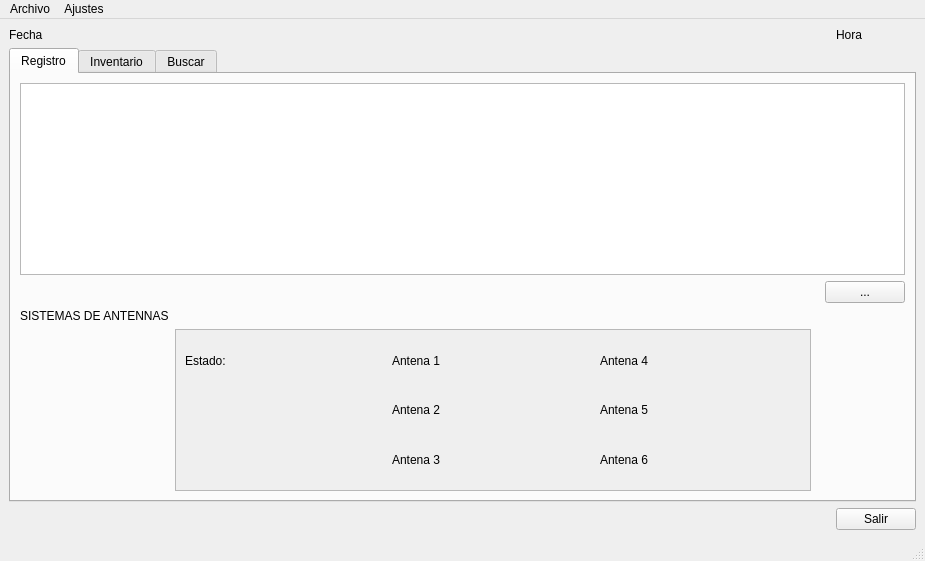
<?xml version="1.0" encoding="UTF-8"?>
<ui version="4.0">
 <class>MainWindow</class>
 <widget class="QMainWindow" name="MainWindow">
  <property name="geometry">
   <rect>
    <x>0</x>
    <y>0</y>
    <width>925</width>
    <height>561</height>
   </rect>
  </property>
  <property name="windowTitle">
   <string>BASE DE DATOS</string>
  </property>
  <widget class="QWidget" name="centralwidget">
   <layout class="QGridLayout" name="gridLayout_6">
    <item row="0" column="1">
     <widget class="QLabel" name="timeLabel">
      <property name="text">
       <string>Hora</string>
      </property>
     </widget>
    </item>
    <item row="0" column="0">
     <widget class="QLabel" name="dateLabel">
      <property name="text">
       <string>Fecha</string>
      </property>
     </widget>
    </item>
    <item row="2" column="0">
     <spacer name="horizontalSpacer_4">
      <property name="orientation">
       <enum>Qt::Horizontal</enum>
      </property>
      <property name="sizeHint" stdset="0">
       <size>
        <width>775</width>
        <height>20</height>
       </size>
      </property>
     </spacer>
    </item>
    <item row="2" column="1">
     <widget class="QPushButton" name="closeButton">
      <property name="text">
       <string>Salir</string>
      </property>
     </widget>
    </item>
    <item row="1" column="0" colspan="2">
     <widget class="QTabWidget" name="tabWidgetTab">
      <property name="currentIndex">
       <number>0</number>
      </property>
      <widget class="QWidget" name="tab">
       <attribute name="title">
        <string>Registro</string>
       </attribute>
       <layout class="QGridLayout" name="gridLayout_4">
        <item row="1" column="0" colspan="4">
         <layout class="QHBoxLayout" name="horizontalLayout_6">
          <item>
           <spacer name="horizontalSpacer_6">
            <property name="orientation">
             <enum>Qt::Horizontal</enum>
            </property>
            <property name="sizeHint" stdset="0">
             <size>
              <width>771</width>
              <height>20</height>
             </size>
            </property>
           </spacer>
          </item>
          <item>
           <widget class="QPushButton" name="seeMoreButtonTab1">
            <property name="text">
             <string>...</string>
            </property>
           </widget>
          </item>
         </layout>
        </item>
        <item row="3" column="3">
         <spacer name="verticalSpacer_3">
          <property name="orientation">
           <enum>Qt::Vertical</enum>
          </property>
          <property name="sizeType">
           <enum>QSizePolicy::Fixed</enum>
          </property>
          <property name="sizeHint" stdset="0">
           <size>
            <width>82</width>
            <height>89</height>
           </size>
          </property>
         </spacer>
        </item>
        <item row="0" column="0" colspan="4">
         <widget class="QTableWidget" name="tableWidgetTab1"/>
        </item>
        <item row="2" column="0">
         <widget class="QLabel" name="label_2">
          <property name="text">
           <string>SISTEMAS DE ANTENNAS</string>
          </property>
         </widget>
        </item>
        <item row="3" column="1">
         <widget class="QScrollArea" name="scrollArea">
          <property name="widgetResizable">
           <bool>true</bool>
          </property>
          <widget class="QWidget" name="scrollAreaWidgetContents">
           <property name="geometry">
            <rect>
             <x>0</x>
             <y>0</y>
             <width>642</width>
             <height>129</height>
            </rect>
           </property>
           <layout class="QGridLayout" name="gridLayout_2">
            <item row="0" column="0">
             <widget class="QLabel" name="label_5">
              <property name="text">
               <string>Estado:</string>
              </property>
             </widget>
            </item>
            <item row="0" column="1">
             <widget class="QLabel" name="antenna1Label">
              <property name="text">
               <string>Antena 1</string>
              </property>
             </widget>
            </item>
            <item row="0" column="2">
             <widget class="QLabel" name="antenna4Label">
              <property name="text">
               <string>Antena 4</string>
              </property>
             </widget>
            </item>
            <item row="1" column="1">
             <widget class="QLabel" name="antenna2Label">
              <property name="text">
               <string>Antena 2</string>
              </property>
             </widget>
            </item>
            <item row="1" column="2">
             <widget class="QLabel" name="antenna5Label">
              <property name="text">
               <string>Antena 5</string>
              </property>
             </widget>
            </item>
            <item row="2" column="1">
             <widget class="QLabel" name="antenna3Label">
              <property name="text">
               <string>Antena 3</string>
              </property>
             </widget>
            </item>
            <item row="2" column="2">
             <widget class="QLabel" name="antenna6Label">
              <property name="text">
               <string>Antena 6</string>
              </property>
             </widget>
            </item>
           </layout>
          </widget>
         </widget>
        </item>
        <item row="3" column="0">
         <spacer name="verticalSpacer_4">
          <property name="orientation">
           <enum>Qt::Vertical</enum>
          </property>
          <property name="sizeType">
           <enum>QSizePolicy::Fixed</enum>
          </property>
          <property name="sizeHint" stdset="0">
           <size>
            <width>82</width>
            <height>89</height>
           </size>
          </property>
         </spacer>
        </item>
       </layout>
       <zorder>tableWidgetTab1</zorder>
       <zorder>label_2</zorder>
       <zorder>scrollArea</zorder>
       <zorder>verticalSpacer_4</zorder>
      </widget>
      <widget class="QWidget" name="tab_2">
       <attribute name="title">
        <string>Inventario</string>
       </attribute>
       <layout class="QGridLayout" name="gridLayout_3">
        <item row="0" column="0">
         <layout class="QHBoxLayout" name="horizontalLayout_4">
          <item>
           <layout class="QHBoxLayout" name="horizontalLayout"/>
          </item>
          <item>
           <widget class="QLabel" name="label">
            <property name="text">
             <string>Buscar:</string>
            </property>
           </widget>
          </item>
          <item>
           <widget class="QLineEdit" name="searchLineEditTab2">
            <property name="text">
             <string/>
            </property>
           </widget>
          </item>
          <item>
           <widget class="QPushButton" name="clearSearchButtonTab2">
            <property name="text">
             <string/>
            </property>
           </widget>
          </item>
          <item>
           <spacer name="horizontalSpacer_5">
            <property name="orientation">
             <enum>Qt::Horizontal</enum>
            </property>
            <property name="sizeHint" stdset="0">
             <size>
              <width>288</width>
              <height>20</height>
             </size>
            </property>
           </spacer>
          </item>
          <item>
           <layout class="QHBoxLayout" name="horizontalLayout_2">
            <item>
             <widget class="QComboBox" name="itemTablecomboBoxTab2">
              <item>
               <property name="text">
                <string>UID</string>
               </property>
              </item>
              <item>
               <property name="text">
                <string>Equipo</string>
               </property>
              </item>
              <item>
               <property name="text">
                <string>Laboratorio</string>
               </property>
              </item>
             </widget>
            </item>
            <item>
             <widget class="QPushButton" name="searchButtonTab2">
              <property name="text">
               <string/>
              </property>
             </widget>
            </item>
           </layout>
          </item>
         </layout>
        </item>
        <item row="1" column="0">
         <layout class="QHBoxLayout" name="horizontalLayout_5">
          <item>
           <widget class="QTableView" name="tableViewTab2"/>
          </item>
          <item>
           <layout class="QVBoxLayout" name="verticalLayout_3">
            <item>
             <layout class="QVBoxLayout" name="verticalLayout">
              <item>
               <widget class="QPushButton" name="insertButtonTab2">
                <property name="text">
                 <string/>
                </property>
               </widget>
              </item>
              <item>
               <widget class="QPushButton" name="deleteButtonTab2">
                <property name="text">
                 <string/>
                </property>
               </widget>
              </item>
              <item>
               <widget class="QPushButton" name="updateButtonTab2">
                <property name="text">
                 <string/>
                </property>
               </widget>
              </item>
             </layout>
            </item>
            <item>
             <spacer name="verticalSpacer">
              <property name="orientation">
               <enum>Qt::Vertical</enum>
              </property>
              <property name="sizeHint" stdset="0">
               <size>
                <width>20</width>
                <height>236</height>
               </size>
              </property>
             </spacer>
            </item>
           </layout>
          </item>
         </layout>
        </item>
       </layout>
      </widget>
      <widget class="QWidget" name="tab_3">
       <attribute name="title">
        <string>Buscar</string>
       </attribute>
       <layout class="QGridLayout" name="gridLayout">
        <item row="0" column="0">
         <widget class="QLabel" name="label_3">
          <property name="text">
           <string>Buscar por UID:</string>
          </property>
         </widget>
        </item>
        <item row="0" column="1">
         <widget class="QLineEdit" name="searchLineEditTab3">
          <property name="text">
           <string/>
          </property>
         </widget>
        </item>
        <item row="0" column="2">
         <widget class="QPushButton" name="toggleButtonTab3">
          <property name="text">
           <string>Detectar</string>
          </property>
         </widget>
        </item>
        <item row="0" column="3" colspan="3">
         <spacer name="horizontalSpacer_3">
          <property name="orientation">
           <enum>Qt::Horizontal</enum>
          </property>
          <property name="sizeHint" stdset="0">
           <size>
            <width>346</width>
            <height>20</height>
           </size>
          </property>
         </spacer>
        </item>
        <item row="0" column="6">
         <widget class="QLabel" name="label_4">
          <property name="text">
           <string>Puerto Serial:</string>
          </property>
          <property name="alignment">
           <set>Qt::AlignCenter</set>
          </property>
         </widget>
        </item>
        <item row="0" column="7">
         <widget class="QComboBox" name="serialPortComboBoxTab3">
          <item>
           <property name="text">
            <string>/dev/ttyUSB0</string>
           </property>
          </item>
          <item>
           <property name="text">
            <string>/dev/ttyUSB1</string>
           </property>
          </item>
          <item>
           <property name="text">
            <string>/dev/ttyUSB2</string>
           </property>
          </item>
          <item>
           <property name="text">
            <string>/dev/ttyUSB3</string>
           </property>
          </item>
          <item>
           <property name="text">
            <string>/dev/ttyUSB4</string>
           </property>
          </item>
         </widget>
        </item>
        <item row="1" column="0" rowspan="3" colspan="4">
         <widget class="QTableView" name="tableViewTab3"/>
        </item>
        <item row="1" column="4">
         <spacer name="verticalSpacer_9">
          <property name="orientation">
           <enum>Qt::Vertical</enum>
          </property>
          <property name="sizeHint" stdset="0">
           <size>
            <width>20</width>
            <height>153</height>
           </size>
          </property>
         </spacer>
        </item>
        <item row="1" column="5" rowspan="3" colspan="2">
         <widget class="QListWidget" name="listWidgetTab3"/>
        </item>
        <item row="1" column="7">
         <spacer name="verticalSpacer_10">
          <property name="orientation">
           <enum>Qt::Vertical</enum>
          </property>
          <property name="sizeHint" stdset="0">
           <size>
            <width>20</width>
            <height>153</height>
           </size>
          </property>
         </spacer>
        </item>
        <item row="2" column="4">
         <widget class="QPushButton" name="selectUIDButtonTab3">
          <property name="text">
           <string>Seleccionar UID:</string>
          </property>
         </widget>
        </item>
        <item row="2" column="7">
         <widget class="QLabel" name="labelTab3">
          <property name="text">
           <string>No Disponible</string>
          </property>
         </widget>
        </item>
        <item row="3" column="4">
         <spacer name="verticalSpacer_8">
          <property name="orientation">
           <enum>Qt::Vertical</enum>
          </property>
          <property name="sizeHint" stdset="0">
           <size>
            <width>20</width>
            <height>154</height>
           </size>
          </property>
         </spacer>
        </item>
        <item row="3" column="7">
         <spacer name="verticalSpacer_11">
          <property name="orientation">
           <enum>Qt::Vertical</enum>
          </property>
          <property name="sizeHint" stdset="0">
           <size>
            <width>20</width>
            <height>154</height>
           </size>
          </property>
         </spacer>
        </item>
       </layout>
      </widget>
     </widget>
    </item>
   </layout>
  </widget>
  <widget class="QMenuBar" name="menubar">
   <property name="geometry">
    <rect>
     <x>0</x>
     <y>0</y>
     <width>925</width>
     <height>23</height>
    </rect>
   </property>
   <widget class="QMenu" name="menuArchivo">
    <property name="title">
     <string>Archivo</string>
    </property>
    <widget class="QMenu" name="menuSistemas_de_Antenas">
     <property name="title">
      <string>Sistemas de Antenas</string>
     </property>
     <addaction name="actionActivar_Desesactivar"/>
    </widget>
    <addaction name="menuSistemas_de_Antenas"/>
   </widget>
   <widget class="QMenu" name="menuAjustes">
    <property name="title">
     <string>Ajustes</string>
    </property>
    <addaction name="actionScanSerialPorts"/>
    <addaction name="actionPreferences"/>
   </widget>
   <addaction name="menuArchivo"/>
   <addaction name="menuAjustes"/>
  </widget>
  <widget class="QStatusBar" name="statusbar"/>
  <action name="actionConfiguracio">
   <property name="text">
    <string>Ajustes</string>
   </property>
  </action>
  <action name="actionPreferences">
   <property name="text">
    <string>Preferencias</string>
   </property>
  </action>
  <action name="actionScanSerialPorts">
   <property name="text">
    <string>Escanear Puertos</string>
   </property>
  </action>
  <action name="actionActivar_Desesactivar">
   <property name="text">
    <string>Activar/Desesactivar</string>
   </property>
  </action>
 </widget>
 <resources/>
 <connections/>
</ui>
